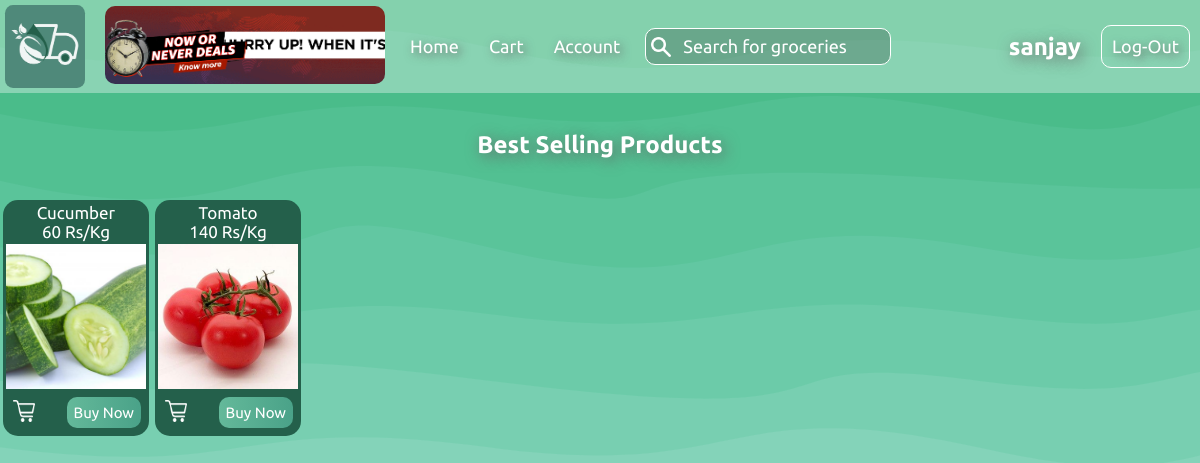
The page /best_selling_products (signed in) on the database its author committed.
### application/models/models.py (models this page shows)
class Users(db.Model):
  __tablename__ = "Users"
  Id = db.Column(db.Integer, primary_key=True, autoincrement=True)
  Name = db.Column(db.String, nullable=False, unique=True)
  Password = db.Column(db.String, nullable=False)
  Authorisation = db.Column(db.String, nullable=False)

class Products(db.Model):
  __tablename__ = "Products"
  Id = db.Column(db.Integer, primary_key=True, autoincrement=True)
  Name = db.Column(db.String, nullable=False)
  CategoryId = db.Column(db.Integer,db.ForeignKey("Categories.Id"),nullable=False)
  CategoryName = db.Column(db.Integer,db.ForeignKey("Categories.Name"),nullable=False)
  Price = db.Column(db.Integer, nullable=False)
  Quantity = db.Column(db.Integer,nullable=False)
  Units = db.Column(db.String,nullable=False)
  ExpiryDate = db.Column(db.DateTime, nullable=False)
  Image = db.Column(db.String)

### application/controllers/view_api.py (the view, shortened to what this page needs)
@app.route("/best_selling_products", methods=["GET", "POST"])
def bestSellingProducts():
  if "user_id" in session:
    user_id = session["user_id"]
    user = Users.query.filter_by(Id = user_id).first()
    products = db.session.query(Products,Orders).filter(Orders.ProductId == Products.Id).group_by(Products.Id).order_by(Orders.ProductQuantity.desc()).all()
    print(products)
    if request.method == "GET":
        return render_template("best_selling_products.html", products=products, user=user)
  else:
    return redirect(url_for("login"))

### templates/best_selling_products.html (shortened to what this page needs)
<!DOCTYPE html>
<html lang="en">
<head>
    <link href="/static/style.css" rel="stylesheet" />
</head>
<body>
    <div
      style="display: flex;justify-content: space-between;align-items: center;background-color: rgba(255, 255, 255, 0.35);padding: 5px;">
      <div style="display: flex;justify-content: center;align-items: center;">
        <div style="background-color: rgb(79, 137, 122);border-radius: 10%;padding: 5px;margin-right: 10px;">
          <img src="/static/logo.png" width="70px" height="70px">
        </div>
        <a href="/best_selling_products">
          <div style="width: 280px;margin-right: 10px;margin-left: 10px;">
            <img src="/static/gifs/D80650255_1242x350_A.gif" width="100%" height="auto" style="border-radius: 10px;">
          </div>
        </a>
        <a href="/home/user" class="btn">Home</a>
        <a href="/cart" class="btn">Cart</a>
        <a href="/user/account" class="btn">Account</a>
        <form action="#" method="POST" style="margin-left: 10px;">
          <div
            style="display: flex;justify-content: center;align-items: center;background: rgba(0, 0, 0, 0.2);border: 1.5px solid white;border-radius: 10px;">
            <img src="/static/icons/search.png" width="20px" height="20px" style="margin: 5px;">
            <input type="text" autocomplete="off" name="search_keyword" placeholder="Search for groceries"
              style="margin: 0px;border: none;background: none;text-align: left;outline: none;margin: 2px;border-radius: none;"
              required>
          </div>
        </form>
      </div>
      <div style="display: flex;justify-content: center;align-items: center;">
        <h2 style="margin-right: 15px;">{{user.Name}}</h2>
        <a href="/logout" class="btn" style="border:solid 1px white">Log-Out</a>
      </div>
    </div>
    <br>
    <div align="center">
        <h2>Best Selling Products</h2>
    </div>
    <br>
    <div class="container" align="center">
        {% for product in products %}
            {% if product[0].Quantity>0 %}
            <table class="item">
                <tr>
                    <td>
                        {{product[0].Name}}
                        <div>
                            {{product[0].Price}}
                            {{product[0].Units}}
                        </div>
                    </td>
                </tr>
                <tr>
                    <td class="imagecontainer">
                        <a>
                            <div class="image" style="background-image:url('{{product[0].Image}}');">
                            </div>
                        </a>
                    </td>
                </tr>
                <tr>
                    <td>
                        <div style="display: flex;align-items: center;justify-content: space-between;">
                            <a href="/addtocart/{{product[0].Id}}" style="margin: 7px;">
                                <img src="/static/icons/cart.png" width="22px" height="22px">
                            </a>
                            <a href="/buy/{{product[0].Id}}" class="buy_btn">Buy Now</a>
                        </div>
                    </td>
                </tr>
            </table>
            {%endif%}
        {% endfor %}
    </div>
    <br>
    <br>
</body>
</html>

### static/style.css (style rules this page uses)
:root { --blue: rgb(36, 96, 75); }
html { font-family: 'Ubuntu', sans-serif; font-weight: 400; }
body { background: rgb(101, 157, 131); background-image: url(backgrounds/wave_background.svg); background-repeat: no-repeat; background-size: cover; background-attachment: fixed; margin: 0px; background-blend-mode: hard-light; }
h2 { font-family: 'Ubuntu', sans-serif; color: white; text-shadow: rgb(102, 102, 102) 3px 3px 15px; }
.container { display: flex; align-items: center; justify-content: center; flex-wrap: wrap; width: fit-content; }
.btn { border-radius: 10px; background: none; border: none; color: rgb(255, 255, 255); font-size: 18px; text-align: center; transition: background 0.1s, color 0.2s; padding: 10px; margin: 5px; text-shadow: rgb(102, 102, 102) 3px 3px 10px; }
.buy_btn { border-radius: 10px; border: none; color: rgb(255, 255, 255); font-size: 15px; text-align: center; transition: 0.3s; padding: 7px; margin: 5px; background-image: linear-gradient(to left, #77d3b6 0%, #429b83 35%, #64b99a 100%); background-size: 200% auto; }
.imagecontainer { width: 145px; height: 145px; overflow: hidden; padding: 0px }
.image { width: 100%; height: 100%; background-size: cover; background-position: center top; background-repeat: no-repeat; }
a:link { text-decoration: none; color: none }
input { font-family: 'Ubuntu', sans-serif; text-align: center; accent-color: var(--blue); border-radius: 10px; font-size: 18px; padding: 5px; background: rgba(0, 0, 0, 0.2); border: 1.5px solid rgb(255, 255, 255); color: white; width: 200px }
::placeholder { color: white; opacity: 1; font-size: 18px; }
.item { background-size: cover; background-repeat: no-repeat; min-width: 145px; height: 145px; border-radius: 15px; text-align: center; font-size: 17px; margin: 3px; color: #ffffff; background-color: var(--blue); }
.item > :first-child td { display: inline-block; width: 140px; overflow: hidden; text-overflow: ellipsis ; white-space: nowrap; text-align: center; }

### rows shown on the page
Users: Name "sanjay"
Products: Name "Cucumber", Price "60", Units "Rs/Kg", Image (picture)
Products: Name "Tomato", Price "140", Units "Rs/Kg", Image (picture)
